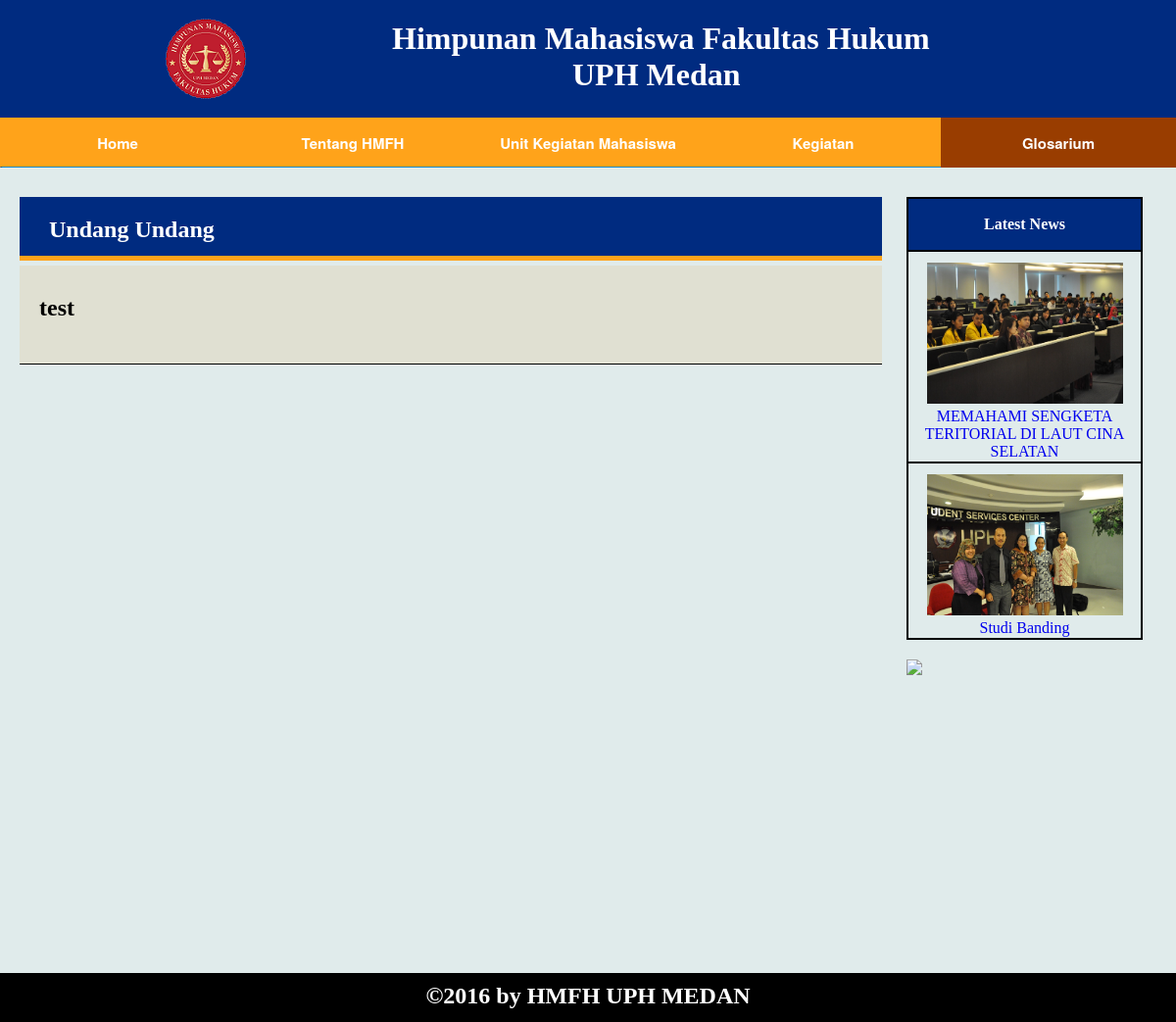
/glosarium.php, run on the app's committed database.
### tables this page shows
CREATE TABLE `uu` (
  `id` int(10) unsigned NOT NULL AUTO_INCREMENT,
  `nama` varchar(45) NOT NULL,
  `uu` varchar(20480) NOT NULL,
  PRIMARY KEY (`id`)
);

CREATE TABLE `news` (
  `id` int(11) NOT NULL AUTO_INCREMENT,
  `title` varchar(200) NOT NULL,
  `date` date NOT NULL,
  `content` varchar(3000) NOT NULL,
  `image` varchar(5000) NOT NULL,
  PRIMARY KEY (`id`)
);

### glosarium.php (the view, shortened to what this page needs)
<!DOCTYPE html>
<html>
<head>
</head>
<body>
<div class="wrapper">
	<div class="row">
		<div class="body">
			<div class="row">
				<div class="row">
					<div class="header">
						<div class="logo">
						<img src="img/logo.png">
						</div>
						<div class="name">
							<h1>Himpunan Mahasiswa Fakultas Hukum<br>&nbsp&nbsp&nbsp&nbsp&nbsp&nbsp&nbsp
								&nbsp&nbsp&nbsp&nbsp&nbsp&nbsp&nbsp&nbsp&nbsp&nbsp&nbsp&nbsp&nbsp&nbsp&nbspUPH Medan</h1>
						</div>
					</div>
				</div>
				<div class="row">
					<div class="menu">
						<ul>
						  <li><a href="hmj.php">Home</a></li>
						  <li><a href="tentang.php">Tentang HMFH</a></li>
						  <li><a href="UKM.php">Unit Kegiatan Mahasiswa</a></li>
						  <li><a href="Kegiatan.php">Kegiatan</a></li>
						  <li  class="current-menu-item"><a href="glosarium.php">Glosarium</a></li>
						</ul>
			</div>
				</div>
				<div class="row">
					<div class="body2">
							<div class="left">
								<div class="head">
								<h2>Undang Undang</h2>
								</div>
								<?php
								$conn = konek_db();
								$query = $conn->prepare("select * from `website`.`uu` ORDER BY id ASC");
								$result= $query->execute();
								$rows = $query->get_result();
								while ($row = $rows->fetch_array()) {
									echo"<div class=\"undang-undang\">";
									echo "<a href=\"".$row['nama'].".html\"><h2>".$row['nama']."</h2></a>";
									echo "</div>";
								}
								?>
							</div>
							<div class="right">
								<table>
									<tr>
									<th>Latest News</th>
									</tr>
									<?php
									$conn = konek_db();
									$query = $conn->prepare("select * from `website`.`news` ORDER BY date DESC LIMIT 2");
									$result= $query->execute();
									$rows = $query->get_result();
									while($row = $rows->fetch_array()){
									if($row['image'] == null || $row['image'] == "")
										$url_image = "img/none.png";
									else
										$url_image = "img/".$row['image'];
									echo "<tr>";
									echo "<td><a href=\"news.html\"><img src=\"$url_image\" style=\"margin-top:10px\" width=\"200\" height=\"144\"><br>".
									$row['title']."</a></td>";
									echo"</tr>";
									}
									?>
								</table>
								<div class="advertise">
									<img src="img/ad.jpg">
								</div>
							</div>
							<div class="row">
								<div class="footer">
								<h2>&copy2016 by HMFH UPH MEDAN</h2>
								</div>
						</div>
					</div>
				</div>
				</div>
			</div>
		</div>
	</div>
</body>
</html>

### glosarium.php (style rules this page uses)
body { margin: 0px; padding: 0px; background: url("img/index.jpg") no-repeat; background-size: cover; background-attachment: fixed; }
.wrapper { width: 100%; max-height: 6000px; }
.wrapper:before, .wrapper:after, .row:before, .row:after { content: ""; display: table; }
.row:after { clear: both; }
.row { clear: both; }
.body { width: 1200px; max-height: 5600px; margin: auto; }
.header { width: 1200px; height: 120px; background-color: #002b80; }
.logo { width: 300px; height: 120px; float: left; }
.logo img { margin-left: 150px; }
.name { width: 800px; height: 120px; color:white; float: right; }
.name h1 { text-align: left; }
.menu { width: 1200px; height: 50px; background-color:#ffa31a; margin-top: 0px; border-bottom: none; }
.body2 { background-color: #e0ebeb; width: 1200px; max-height: 5000px; margin-top: -1px; }
.left { width: 900px; max-height: 3000px; float: left; }
.right { width: 300px; max-height: 1200px; float: left; background-color: #e0ebeb; margin-top: 20px; }
.right table { margin: 10px 0 20px 25px; }
.right table,th,td { border:2px solid black; border-collapse: collapse; text-align: center; }
.right td a { text-decoration: none; list-style: none; }
.right th,td { width: 235px; height: 50px; max-height: 300px; }
th { background: #002b80; color:white; }
.advertise { width: 300px; height: 300px; }
.advertise img { margin-left: 25px; }
.footer { width: 1200px; height: 50px; background-color:black; color:white; margin:auto; text-align: center; }
.footer h2 { padding-top:10px; }
.menu ul { list-style:none; position:relative; float:left; margin:0; padding:0; z-index : 999; }
.menu ul li { width: 240px; text-decoration: none; display: inline-block; list-style:none; text-align: center; }
.menu ul li a { color:white; text-decoration: none; padding-top: 10px; padding-bottom: 9px; font-size: 15px; }
.menu ul a { display:block; color:#333; text-decoration:none; font-weight:700; font-size:12px; line-height:32px; font-family:"HelveticaNeue","Helvetica Neue",Helvetica,Arial,sans-serif; }
.menu ul li { position:relative; float:left; z-index : 999; margin:0; padding:0; left: 0px; bottom:0px; }
.menu ul li.current-menu-item { background:#993d00; }
.head { width: 880px; height: 60px; border-bottom: 5px solid #ffa31a; margin-top: 30px; margin-left: 20px; background-color: #002b80; }
.head h2 { color:white; padding: 20px 0 0 30px; }
.undang-undang { width: 880px; height: 100px; background-color: #e0e0d2; margin-left: 20px; margin-top: -15px; border-bottom: 1px solid black; }
.undang-undang h2 { padding-top: 30px; padding-left: 20px; }
.undang-undang a { text-decoration:none; color:black; }

### data on the page
uu: nama "test"
news: image (picture), title "MEMAHAMI SENGKETA TERITORIAL DI LAUT CINA SELATAN"
news: image (picture), title "Studi Banding"
